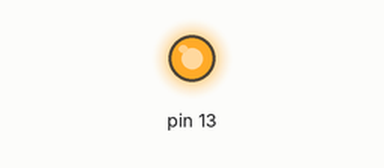
This sketch was run on a simulated Arduino Uno, built with avr-gcc and run on an emulated ATmega328P. Shown: output pins drawn as LEDs (lit = HIGH).

Above: at 0.2 s.
At 6.0 s:
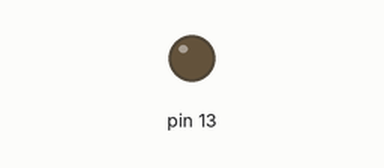
Timing chart, 0 to 9.1 s (numbered marks = the images above):
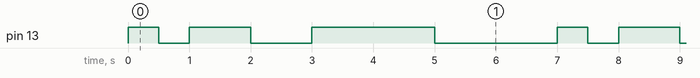

The sketch:

chapter-2.2.2.ino
```cpp
void setup() {
  pinMode(13, OUTPUT);    // 13번 핀을 출력모드로 설정
}

void loop() {
  digitalWrite(13, HIGH);   // 13번 핀에 전압 공급
  delay(500);               // 0.5초 동안 유지
  digitalWrite(13, LOW);    // 13번 핀에 전압 차단
  delay(500);               // 0.5초 동안 유지
  digitalWrite(13, HIGH);   // 13번 핀에 전압 공급
  delay(1000);              // 1초 동안 유지
  digitalWrite(13, LOW);    // 13번 핀에 전압 차단
  delay(1000);              // 1초 동안 유지
  digitalWrite(13, HIGH);   // 13번 핀에 전압 공급
  delay(2000);              // 2초 동안 유지
  digitalWrite(13, LOW);    // 13번 핀에 전압 차단
  delay(2000);              // 2초 동안 유지
}
```

Measured:
- by itself, pin 13: repeats every 7.0 s: LOW 0.50 s, HIGH 1.0 s, LOW 1.0 s, HIGH 2.0 s, LOW 2.0 s, HIGH 0.50 s
- by itself, everything shown: repeats every 7.0 s, in 6 steps
